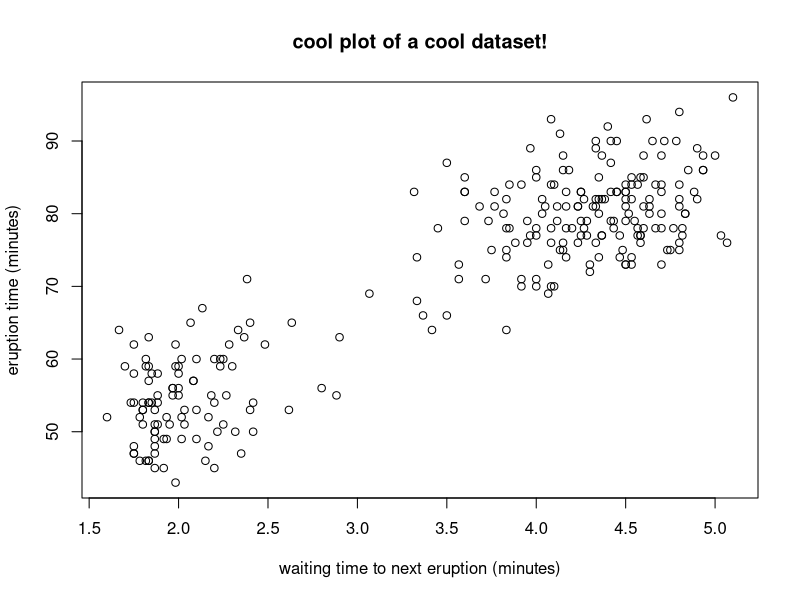

Reproduce this figure in R.
## ---- chunk 1
knitr::opts_chunk$set(echo = TRUE)
## ---- chunk 2
faithful[1:5, ]
plot(faithful, main="cool plot of a cool dataset!", xlab="waiting time to next eruption (minutes)", ylab="eruption time (minutes)")
